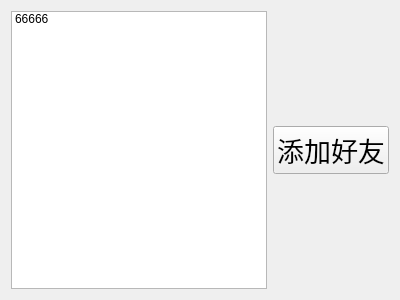
<?xml version="1.0" encoding="UTF-8"?>
<ui version="4.0">
 <class>Online</class>
 <widget class="QWidget" name="Online">
  <property name="geometry">
   <rect>
    <x>0</x>
    <y>0</y>
    <width>400</width>
    <height>300</height>
   </rect>
  </property>
  <property name="windowTitle">
   <string>Form</string>
  </property>
  <layout class="QHBoxLayout" name="horizontalLayout">
   <item>
    <widget class="QListWidget" name="listWidget_onlie">
     <item>
      <property name="text">
       <string>66666</string>
      </property>
     </item>
    </widget>
   </item>
   <item>
    <layout class="QVBoxLayout" name="verticalLayout">
     <item>
      <spacer name="verticalSpacer">
       <property name="orientation">
        <enum>Qt::Vertical</enum>
       </property>
       <property name="sizeHint" stdset="0">
        <size>
         <width>20</width>
         <height>40</height>
        </size>
       </property>
      </spacer>
     </item>
     <item>
      <widget class="QPushButton" name="pushButton_addfriend">
       <property name="font">
        <font>
         <pointsize>20</pointsize>
        </font>
       </property>
       <property name="text">
        <string>添加好友</string>
       </property>
      </widget>
     </item>
     <item>
      <spacer name="verticalSpacer_2">
       <property name="orientation">
        <enum>Qt::Vertical</enum>
       </property>
       <property name="sizeHint" stdset="0">
        <size>
         <width>20</width>
         <height>40</height>
        </size>
       </property>
      </spacer>
     </item>
    </layout>
   </item>
  </layout>
 </widget>
 <resources/>
 <connections/>
</ui>
